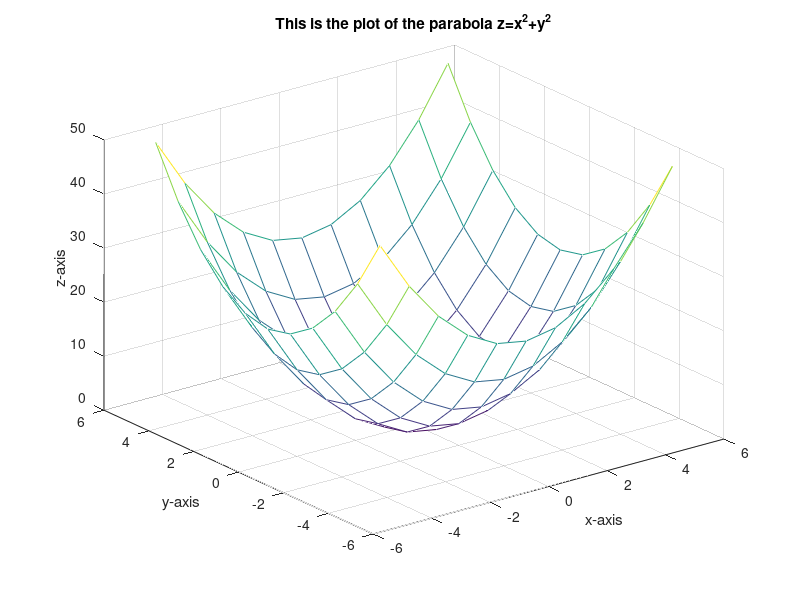

Write the MATLAB code that produced this figure.
%This program generate 3D plots

x=-5:1:5
y=-5:1:5
[x1, y1]=meshgrid(x,y)
z1=x1.^2+y1.^2
mesh(x1,y1,z1)

xlabel("x-axis")
ylabel("y-axis")
zlabel("z-axis")
title("This is the plot of the parabola z=x^2+y^2")
